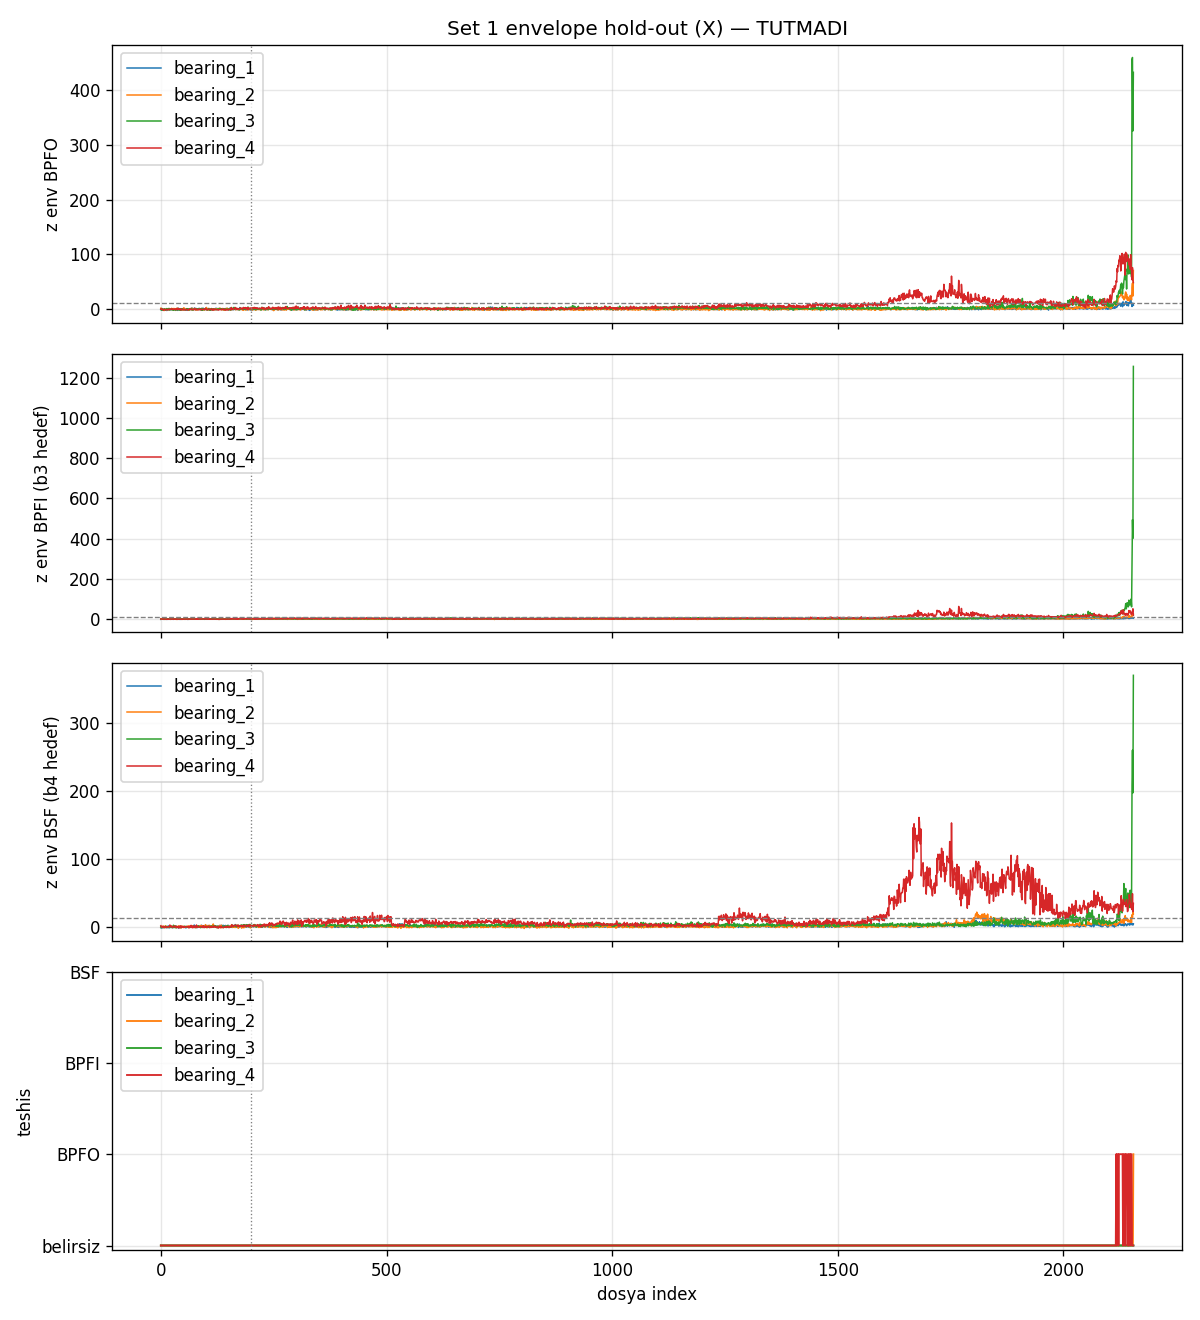

This chart was generated by the following Python code:
"""IMS Set 1 envelope teshisi — hold-out. Set 2 envelope esikleri kilit; retune yok.

NASA: b3 ic bilezik, b4 makara; b1/b2 saglikli. Hilbert 2–10 kHz (ADR-0013).
Canli `anomaly_events` yok.
"""

from __future__ import annotations

import re
import sys
from pathlib import Path

import matplotlib

matplotlib.use("Agg")
import matplotlib.pyplot as plt
import numpy as np

ROOT = Path(__file__).resolve().parents[2]
sys.path.insert(0, str(ROOT / "services" / "stream-processor" / "src"))

from stream_processor.domain.envelope import (  # noqa: E402
    ENVELOPE_ABS_Z,
    ENVELOPE_COMPANION_Z,
    ENVELOPE_DOMINANCE,
    envelope_band_energy,
)
from stream_processor.domain.fft_diagnosis import (  # noqa: E402
    BANDS,
    FftBandBaseline,
    band_z_scores,
    diagnose_fft_bands,
)

CACHE_PATH = ROOT / "data" / "ims_set1_envelope_bands.npz"
OUT_DIR = Path(__file__).resolve().parent
FILE_NAME = re.compile(r"^\d{4}\.\d{2}\.\d{2}\.\d{2}\.\d{2}\.\d{2}$")
BASELINE = 200
TAIL = 50
BEARINGS = ("bearing_1", "bearing_2", "bearing_3", "bearing_4")
AXES = ("x", "y")
CHANNELS = tuple(f"{bearing}_{axis}" for bearing in BEARINGS for axis in AXES)
# NASA 1st_test: ch1=b1x … ch8=b4y.
NASA = {
    "bearing_1": "saglikli",
    "bearing_2": "saglikli",
    "bearing_3": "ic bilezik",
    "bearing_4": "makara",
}
EXPECTED = {
    "bearing_1": "uncertain",
    "bearing_2": "uncertain",
    "bearing_3": "bpfi",
    "bearing_4": "bsf",
}
CODE = {"uncertain": 0.0, "bpfo": 1.0, "bpfi": 2.0, "bsf": 3.0}


def _data_dir() -> Path:
    root = ROOT / "data" / "ims_set1"
    nested = root / "1st_test"
    if nested.is_dir():
        return nested
    return root


def _files() -> list[Path]:
    data_dir = _data_dir()
    if not data_dir.is_dir():
        raise SystemExit(f"IMS Set 1 klasoru yok: {data_dir}")
    files = sorted(
        path for path in data_dir.iterdir() if path.is_file() and FILE_NAME.match(path.name)
    )
    if not files:
        raise SystemExit(f"Set 1 dosyasi yok: {data_dir}")
    return files


def load_bands() -> dict[str, dict[str, np.ndarray]]:
    if CACHE_PATH.is_file():
        payload = np.load(CACHE_PATH)
        return {
            band: {channel: payload[f"{band}_{channel}"] for channel in CHANNELS}
            for band in BANDS
        }
    files = _files()
    n_files = len(files)
    store = {band: {channel: np.zeros(n_files) for channel in CHANNELS} for band in BANDS}
    for index, path in enumerate(files):
        samples = np.loadtxt(path, dtype=np.float64)
        if samples.ndim == 1:
            samples = samples.reshape(-1, 1)
        if samples.shape[1] < 8:
            raise SystemExit(f"Set 1 8 kanal beklenir, {samples.shape[1]}: {path.name}")
        for column, channel in enumerate(CHANNELS):
            energy = envelope_band_energy(samples[:, column].tolist())
            for band in BANDS:
                store[band][channel][index] = energy[band]
    np.savez(
        CACHE_PATH,
        **{
            f"{band}_{channel}": store[band][channel]
            for band in BANDS
            for channel in CHANNELS
        },
    )
    return store


def _baseline(store: dict[str, dict[str, np.ndarray]], channel: str) -> FftBandBaseline:
    return FftBandBaseline(
        mean={band: float(np.mean(store[band][channel][:BASELINE])) for band in BANDS},
        std={band: float(np.std(store[band][channel][:BASELINE])) for band in BANDS},
    )


def diagnose_series(
    store: dict[str, dict[str, np.ndarray]],
    channel: str,
    *,
    abs_z: float = ENVELOPE_ABS_Z,
    dominance: float = ENVELOPE_DOMINANCE,
    companion_z: float = ENVELOPE_COMPANION_Z,
) -> tuple[list[str], FftBandBaseline]:
    baseline = _baseline(store, channel)
    n_files = len(store["bpfo"][channel])
    labels: list[str] = []
    for index in range(n_files):
        if index < BASELINE:
            labels.append("warming_up")
            continue
        energy = {band: float(store[band][channel][index]) for band in BANDS}
        labels.append(
            diagnose_fft_bands(
                energy,
                baseline,
                abs_z=abs_z,
                dominance=dominance,
                companion_z=companion_z,
            )
        )
    return labels, baseline


def first_fault(labels: list[str]) -> tuple[str, int | None]:
    for index, label in enumerate(labels):
        if label in BANDS:
            return label, index
    return "uncertain", None


def _energy_only(
    energy: dict[str, float], baseline: FftBandBaseline, band: str
) -> bool:
    z_scores = band_z_scores(energy, baseline)
    if z_scores[band] < ENVELOPE_ABS_Z:
        return False
    others = max(float(energy[name]) for name in BANDS if name != band)
    return float(energy[band]) >= ENVELOPE_DOMINANCE * max(others, 1e-12)


def count_energy_only(
    store: dict[str, dict[str, np.ndarray]],
    channel: str,
    baseline: FftBandBaseline,
    band: str,
) -> int:
    n_files = len(store["bpfo"][channel])
    hits = 0
    for index in range(BASELINE, n_files):
        energy = {band_name: float(store[band_name][channel][index]) for band_name in BANDS}
        if _energy_only(energy, baseline, band):
            hits += 1
    return hits


def _peak_z_x(
    store: dict[str, dict[str, np.ndarray]],
) -> list[tuple[str, dict[str, float]]]:
    rows: list[tuple[str, dict[str, float]]] = []
    for bearing in BEARINGS:
        channel = f"{bearing}_x"
        baseline = _baseline(store, channel)
        n_files = len(store["bpfo"][channel])
        peak = {band: float("-inf") for band in BANDS}
        for index in range(BASELINE, n_files):
            energy = {band: float(store[band][channel][index]) for band in BANDS}
            z_scores = band_z_scores(energy, baseline)
            for band in BANDS:
                peak[band] = max(peak[band], z_scores[band])
        rows.append((bearing, peak))
    return rows


def protocol_x(
    store: dict[str, dict[str, np.ndarray]],
    *,
    abs_z: float,
    dominance: float,
    companion_z: float,
) -> tuple[bool, dict[str, str]]:
    """Birincil protokol: X ekseni (Set 2 tek-kanal analogu)."""
    diagnoses: dict[str, str] = {}
    ok = True
    for bearing in BEARINGS:
        labels, _ = diagnose_series(
            store,
            f"{bearing}_x",
            abs_z=abs_z,
            dominance=dominance,
            companion_z=companion_z,
        )
        fault, _ = first_fault(labels)
        diagnoses[bearing] = fault
        if fault != EXPECTED[bearing]:
            ok = False
    return ok, diagnoses


def _row(
    store: dict[str, dict[str, np.ndarray]], channel: str
) -> dict[str, object]:
    bearing = channel.rsplit("_", 1)[0]
    labels, baseline = diagnose_series(store, channel)
    fault, first_at = first_fault(labels)
    counts = {name: labels.count(name) for name in (*BANDS, "uncertain", "warming_up")}
    late = {band: float(np.mean(store[band][channel][-TAIL:])) for band in BANDS}
    target = EXPECTED[bearing]
    others = [name for name in BANDS if name != "bpfo"]
    energy_dom_bpfo = late["bpfo"] / max(late[name] for name in others)
    target_band = "bpfi" if target == "bpfi" else "bsf" if target == "bsf" else "bpfo"
    others_t = [name for name in BANDS if name != target_band]
    energy_dom_target = late[target_band] / max(late[name] for name in others_t)
    z_late = {
        band: (late[band] - baseline.mean[band]) / max(baseline.std[band], 1e-12)
        for band in BANDS
    }
    return {
        "channel": channel,
        "bearing": bearing,
        "diagnosis": fault,
        "first_at": first_at,
        "n_bpfo": counts["bpfo"],
        "n_bpfi": counts["bpfi"],
        "n_bsf": counts["bsf"],
        "n_uncertain": counts["uncertain"],
        "n_energy_only_target": count_energy_only(store, channel, baseline, target_band),
        "late": late,
        "z_late": z_late,
        "energy_dom_bpfo": energy_dom_bpfo,
        "energy_dom_target": energy_dom_target,
        "expected": target,
        "ok": fault == target,
        "labels": labels,
        "baseline": baseline,
    }


def _fmt_first(first_at: object) -> str:
    return "—" if first_at is None else str(first_at)


def _sensitivity_x(store: dict[str, dict[str, np.ndarray]]) -> list[str]:
    lines = [
        "",
        "## Hold-out hassasiyet (retune degil)",
        "",
        "Asagidaki tarama Set 2 esiklerini **degistirmez**. Yalniz bu sette hangi",
        "C/abs_z 4/4 X-protokolunu tutardi — overfitting notu, yeni default degil.",
        "",
        "### companion_z (abs_z=12, D=3) — X ekseni 4/4",
        "",
        "| companion_z | 4/4 X | b1 | b2 | b3 | b4 |",
        "|---:|---|---|---|---|---|",
    ]
    for companion in (8.0, 15.0, 25.0, 40.0, 80.0):
        ok, diagnoses = protocol_x(
            store, abs_z=12.0, dominance=3.0, companion_z=companion
        )
        cells = " | ".join(diagnoses[bearing] for bearing in BEARINGS)
        lines.append(f"| {companion:g} | {'ok' if ok else 'FAIL'} | {cells} |")
    lines.extend(
        [
            "",
            "### abs_z (D=3, C=25) — X ekseni 4/4",
            "",
            "| abs_z | 4/4 X | b1 | b2 | b3 | b4 |",
            "|---:|---|---|---|---|---|",
        ]
    )
    for abs_z in (0.0, 12.0, 20.0, 50.0):
        ok, diagnoses = protocol_x(
            store, abs_z=abs_z, dominance=3.0, companion_z=25.0
        )
        cells = " | ".join(diagnoses[bearing] for bearing in BEARINGS)
        lines.append(f"| {abs_z:g} | {'ok' if ok else 'FAIL'} | {cells} |")
    lines.append("")
    return lines


def write_outputs(store: dict[str, dict[str, np.ndarray]]) -> None:
    n_files = len(store["bpfo"][CHANNELS[0]])
    rows = [_row(store, channel) for channel in CHANNELS]
    primary = [row for row in rows if str(row["channel"]).endswith("_x")]
    primary_ok = all(bool(row["ok"]) for row in primary)
    frozen_ok, frozen = protocol_x(
        store,
        abs_z=ENVELOPE_ABS_Z,
        dominance=ENVELOPE_DOMINANCE,
        companion_z=ENVELOPE_COMPANION_Z,
    )

    lines = [
        "# IMS Set 1 envelope teshisi (hold-out)",
        "",
        "> Set 2 envelope esikleri kilit (abs_z=12, D=3, C=25). Retune yok.",
        "> Canli `fault_type` yok (ADR-0013).",
        "",
        "Hilbert 2–10 kHz, sonra ayni BPFO/BPFI/BSF kovalar.",
        "Grafik: `ims_set1_envelope_diagnosis.png`.",
        "",
        "NASA 1st_test: 8 kanal (rulman basina X/Y). Birincil protokol **X**",
        "(Set 2 tek ivmeolcer analogu). Y ayri rapor.",
        "",
        f"Dosya sayisi: **{n_files}**. Baseline ilk {BASELINE}, gec son {TAIL}.",
        "",
        "Beklenti: b3=`bpfi` (ic bilezik), b4=`bsf` (makara), b1/b2=`uncertain`.",
        "",
        f"## Birincil (X) — {'4/4 tuttu' if frozen_ok else '4/4 TUTMADI'}",
        "",
        "| Rulman | NASA | teshis | ilk | #BPFO | #BPFI | #BSF | #e-only | #belirsiz | ok |",
        "|---|---|---|---:|---:|---:|---:|---:|---:|---|",
    ]
    for row in primary:
        mark = "ok" if row["ok"] else "FAIL"
        lines.append(
            f"| {row['bearing']} | {NASA[str(row['bearing'])]} | {row['diagnosis']} "
            f"| {_fmt_first(row['first_at'])} | {row['n_bpfo']} | {row['n_bpfi']} "
            f"| {row['n_bsf']} | {row['n_energy_only_target']} "
            f"| {row['n_uncertain']} | {mark} |"
        )
    lines.extend(
        [
            "",
            f"Donuk esik X teshisleri: {frozen}.",
            "",
            "## Y ekseni (ayni esik, ayri karne)",
            "",
            "| Rulman | NASA | teshis | ilk | #BPFO | #BPFI | #BSF | #belirsiz | ok |",
            "|---|---|---|---:|---:|---:|---:|---:|---|",
        ]
    )
    for row in rows:
        if not str(row["channel"]).endswith("_y"):
            continue
        mark = "ok" if row["ok"] else "FAIL"
        lines.append(
            f"| {row['bearing']} | {NASA[str(row['bearing'])]} | {row['diagnosis']} "
            f"| {_fmt_first(row['first_at'])} | {row['n_bpfo']} | {row['n_bpfi']} "
            f"| {row['n_bsf']} | {row['n_uncertain']} | {mark} |"
        )
    lines.extend(
        [
            "",
            "## Gec pencere (son 50) — X",
            "",
            "| Rulman | E_BPFO | E_BPFI | E_BSF | BPFO baskin | hedef baskin | "
            "z_BPFO | z_BPFI | z_BSF |",
            "|---|---:|---:|---:|---:|---:|---:|---:|---:|",
        ]
    )
    for row in primary:
        late = row["late"]
        z_late = row["z_late"]
        assert isinstance(late, dict)
        assert isinstance(z_late, dict)
        lines.append(
            f"| {row['bearing']} | {late['bpfo']:.4g} | {late['bpfi']:.4g} | "
            f"{late['bsf']:.4g} | {row['energy_dom_bpfo']:.1f}x | "
            f"{row['energy_dom_target']:.1f}x | {z_late['bpfo']:.1f} | "
            f"{z_late['bpfi']:.1f} | {z_late['bsf']:.1f} |"
        )
    lines.extend(
        [
            "",
            "hedef baskin = NASA bandinin (b3 BPFI, b4 BSF, sagliklilarda BPFO)",
            "enerjisi / max(diger iki). enerji-only = (a) z + enerji orani,",
            "**companion yok**.",
            "",
            "## Hold-out (esik kilit, retune yok)",
            "",
            "b3: max z_BPFI cok yuksek (~1257) ama gec pencerede E_BPFI ~ E_BPFO",
            "(hedef baskin 1.0x) — 3x hakimiyet yok, kural BPFI diyemez.",
            "b4: NASA makara; C=25 ile kural BPFO basar. C=8'de BSF olurdu ama",
            "b2 false BPFO. Grid'de hicbir (C, abs_z) 4/4 yapmiyor.",
            "Envelope Set 2 dis bilezigi ayirdi; Set 1 ic/makara yine imza.",
            "",
            "| Rulman | max z_BPFO | max z_BPFI | max z_BSF |",
            "|---|---:|---:|---:|",
        ]
    )
    for bearing, max_z in _peak_z_x(store):
        lines.append(
            f"| {bearing} | {max_z['bpfo']:.1f} | {max_z['bpfi']:.1f} | "
            f"{max_z['bsf']:.1f} |"
        )
    lines.extend(
        [
            "",
            "Envelope Set 2'de dis bilezik vs kaplin (C=25). Bu hold-out ic",
            "bilezik/makara icin ayni kurali dener; tutmazsa canli yok.",
            "",
        ]
    )
    lines.extend(_sensitivity_x(store))
    lines.extend(
        [
            "Yalniz Set 1 envelope hold-out. Esikler Set 2 envelope (ADR-0013).",
            "`fault_type` bu kurala, hold-out tutmadan, baglanmaz.",
            "",
        ]
    )
    (OUT_DIR / "ims_set1_envelope_diagnosis.md").write_text("\n".join(lines), encoding="utf-8")

    index = np.arange(n_files)
    figure, axes = plt.subplots(4, 1, figsize=(10, 11), sharex=True)
    by_channel = {str(row["channel"]): row for row in rows}
    for bearing in BEARINGS:
        channel = f"{bearing}_x"
        row = by_channel[channel]
        baseline = row["baseline"]
        assert isinstance(baseline, FftBandBaseline)
        for axis, band in zip(axes[:3], BANDS, strict=True):
            series = store[band][channel]
            mean = float(baseline.mean[band])
            std = float(max(baseline.std[band], 1e-12))
            axis.plot(index, (series - mean) / std, label=bearing, linewidth=0.9)
        labels = row["labels"]
        assert isinstance(labels, list)
        codes = np.array([CODE.get(label, 0.0) for label in labels])
        axes[3].plot(index, codes, label=bearing, linewidth=1.1)
    for axis in axes:
        axis.axvline(BASELINE - 0.5, color="gray", linestyle=":", linewidth=0.8)
        axis.grid(True, alpha=0.3)
        axis.legend(loc="upper left")
    axes[0].axhline(ENVELOPE_ABS_Z, color="gray", linestyle="--", linewidth=0.8)
    axes[0].set_ylabel("z env BPFO")
    title = "tuttu" if primary_ok else "TUTMADI"
    axes[0].set_title(f"Set 1 envelope hold-out (X) — {title}")
    axes[1].axhline(ENVELOPE_ABS_Z, color="gray", linestyle="--", linewidth=0.8)
    axes[1].set_ylabel("z env BPFI (b3 hedef)")
    axes[2].axhline(ENVELOPE_ABS_Z, color="gray", linestyle="--", linewidth=0.8)
    axes[2].set_ylabel("z env BSF (b4 hedef)")
    axes[3].set_ylabel("teshis")
    axes[3].set_yticks([0, 1, 2, 3], ["belirsiz", "BPFO", "BPFI", "BSF"])
    axes[3].set_xlabel("dosya index")
    figure.tight_layout()
    figure.savefig(OUT_DIR / "ims_set1_envelope_diagnosis.png", dpi=120)
    plt.close(figure)

    if not frozen_ok:
        print("hold-out 4/4 TUTMADI (beklenen bilimsel sonuc olabilir; karne yazildi)")


def main() -> None:
    store = load_bands()
    write_outputs(store)


if __name__ == "__main__":
    main()
